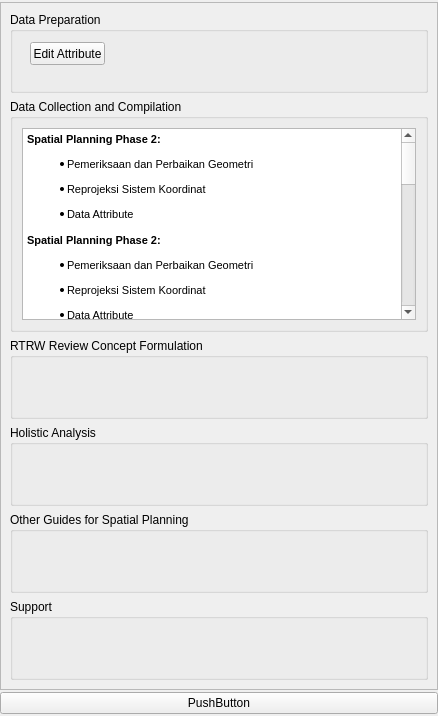
<?xml version="1.0" encoding="UTF-8"?>
<ui version="4.0">
 <class>DockWidget</class>
 <widget class="QDockWidget" name="DockWidget">
  <property name="geometry">
   <rect>
    <x>0</x>
    <y>0</y>
    <width>438</width>
    <height>716</height>
   </rect>
  </property>
  <property name="windowTitle">
   <string>PMaP Tools</string>
  </property>
  <widget class="QWidget" name="dockWidgetContents">
   <property name="minimumSize">
    <size>
     <width>0</width>
     <height>497</height>
    </size>
   </property>
   <property name="contextMenuPolicy">
    <enum>Qt::PreventContextMenu</enum>
   </property>
   <layout class="QVBoxLayout" name="verticalLayout">
    <property name="spacing">
     <number>2</number>
    </property>
    <property name="leftMargin">
     <number>0</number>
    </property>
    <property name="topMargin">
     <number>2</number>
    </property>
    <property name="rightMargin">
     <number>0</number>
    </property>
    <property name="bottomMargin">
     <number>2</number>
    </property>
    <item>
     <widget class="QScrollArea" name="scrollArea">
      <property name="verticalScrollBarPolicy">
       <enum>Qt::ScrollBarAsNeeded</enum>
      </property>
      <property name="widgetResizable">
       <bool>true</bool>
      </property>
      <property name="alignment">
       <set>Qt::AlignLeading|Qt::AlignLeft|Qt::AlignTop</set>
      </property>
      <widget class="QWidget" name="scrollAreaWidgetContents">
       <property name="geometry">
        <rect>
         <x>0</x>
         <y>0</y>
         <width>436</width>
         <height>663</height>
        </rect>
       </property>
       <layout class="QVBoxLayout" name="verticalLayout_2">
        <item>
         <widget class="QgsCollapsibleGroupBox" name="mGroupBox">
          <property name="sizePolicy">
           <sizepolicy hsizetype="Preferred" vsizetype="Expanding">
            <horstretch>0</horstretch>
            <verstretch>0</verstretch>
           </sizepolicy>
          </property>
          <property name="title">
           <string>Data Preparation</string>
          </property>
          <property name="alignment">
           <set>Qt::AlignLeading|Qt::AlignLeft|Qt::AlignTop</set>
          </property>
          <property name="collapsed">
           <bool>false</bool>
          </property>
          <widget class="QPushButton" name="editAttributeButton">
           <property name="geometry">
            <rect>
             <x>20</x>
             <y>30</y>
             <width>75</width>
             <height>23</height>
            </rect>
           </property>
           <property name="text">
            <string>Edit Attribute</string>
           </property>
          </widget>
         </widget>
        </item>
        <item>
         <widget class="QgsCollapsibleGroupBox" name="mGroupBox_2">
          <property name="sizePolicy">
           <sizepolicy hsizetype="Preferred" vsizetype="Expanding">
            <horstretch>0</horstretch>
            <verstretch>0</verstretch>
           </sizepolicy>
          </property>
          <property name="title">
           <string>Data Collection and Compilation</string>
          </property>
          <property name="alignment">
           <set>Qt::AlignLeading|Qt::AlignLeft|Qt::AlignTop</set>
          </property>
          <property name="collapsed">
           <bool>false</bool>
          </property>
          <layout class="QGridLayout" name="gridLayout">
           <item row="0" column="0">
            <widget class="QTextBrowser" name="textBrowser">
             <property name="html">
              <string>&lt;!DOCTYPE HTML PUBLIC &quot;-//W3C//DTD HTML 4.0//EN&quot; &quot;http://www.w3.org/TR/REC-html40/strict.dtd&quot;&gt;
&lt;html&gt;&lt;head&gt;&lt;meta name=&quot;qrichtext&quot; content=&quot;1&quot; /&gt;&lt;style type=&quot;text/css&quot;&gt;
p, li { white-space: pre-wrap; }
&lt;/style&gt;&lt;/head&gt;&lt;body style=&quot; font-family:'MS Shell Dlg 2'; font-size:8.25pt; font-weight:400; font-style:normal;&quot;&gt;
&lt;p style=&quot; margin-top:0px; margin-bottom:0px; margin-left:0px; margin-right:0px; -qt-block-indent:0; text-indent:0px;&quot;&gt;&lt;span style=&quot; font-size:8pt; font-weight:600;&quot;&gt;Spatial Planning Phase 2:&lt;/span&gt;&lt;/p&gt;
&lt;ul style=&quot;margin-top: 0px; margin-bottom: 0px; margin-left: 0px; margin-right: 0px; -qt-list-indent: 1;&quot;&gt;&lt;li style=&quot; font-size:8pt;&quot; style=&quot; margin-top:12px; margin-bottom:0px; margin-left:0px; margin-right:0px; -qt-block-indent:0; text-indent:0px;&quot;&gt;Pemeriksaan dan Perbaikan Geometri&lt;/li&gt;
&lt;li style=&quot; font-size:8pt;&quot; style=&quot; margin-top:12px; margin-bottom:0px; margin-left:0px; margin-right:0px; -qt-block-indent:0; text-indent:0px;&quot;&gt;Reprojeksi Sistem Koordinat&lt;/li&gt;
&lt;li style=&quot; font-size:8pt;&quot; style=&quot; margin-top:12px; margin-bottom:0px; margin-left:0px; margin-right:0px; -qt-block-indent:0; text-indent:0px;&quot;&gt;Data Attribute&lt;/li&gt;&lt;/ul&gt;
&lt;p style=&quot;-qt-paragraph-type:empty; margin-top:0px; margin-bottom:0px; margin-left:0px; margin-right:0px; -qt-block-indent:0; text-indent:0px; font-size:8pt;&quot;&gt;&lt;br /&gt;&lt;/p&gt;
&lt;p style=&quot; margin-top:0px; margin-bottom:0px; margin-left:0px; margin-right:0px; -qt-block-indent:0; text-indent:0px;&quot;&gt;&lt;span style=&quot; font-size:8pt; font-weight:600;&quot;&gt;Spatial Planning Phase 2:&lt;/span&gt;&lt;/p&gt;
&lt;ul style=&quot;margin-top: 0px; margin-bottom: 0px; margin-left: 0px; margin-right: 0px; -qt-list-indent: 1;&quot;&gt;&lt;li style=&quot; font-size:8pt;&quot; style=&quot; margin-top:12px; margin-bottom:0px; margin-left:0px; margin-right:0px; -qt-block-indent:0; text-indent:0px;&quot;&gt;Pemeriksaan dan Perbaikan Geometri&lt;/li&gt;
&lt;li style=&quot; font-size:8pt;&quot; style=&quot; margin-top:12px; margin-bottom:0px; margin-left:0px; margin-right:0px; -qt-block-indent:0; text-indent:0px;&quot;&gt;Reprojeksi Sistem Koordinat&lt;/li&gt;
&lt;li style=&quot; font-size:8pt;&quot; style=&quot; margin-top:12px; margin-bottom:0px; margin-left:0px; margin-right:0px; -qt-block-indent:0; text-indent:0px;&quot;&gt;Data Attribute&lt;/li&gt;&lt;/ul&gt;
&lt;p style=&quot; margin-top:0px; margin-bottom:0px; margin-left:0px; margin-right:0px; -qt-block-indent:0; text-indent:0px;&quot;&gt;&lt;span style=&quot; font-size:8pt; font-weight:600;&quot;&gt;Spatial Planning Phase 2:&lt;/span&gt;&lt;/p&gt;
&lt;ul style=&quot;margin-top: 0px; margin-bottom: 0px; margin-left: 0px; margin-right: 0px; -qt-list-indent: 1;&quot;&gt;&lt;li style=&quot; font-size:8pt;&quot; style=&quot; margin-top:12px; margin-bottom:0px; margin-left:0px; margin-right:0px; -qt-block-indent:0; text-indent:0px;&quot;&gt;Pemeriksaan dan Perbaikan Geometri&lt;/li&gt;
&lt;li style=&quot; font-size:8pt;&quot; style=&quot; margin-top:12px; margin-bottom:0px; margin-left:0px; margin-right:0px; -qt-block-indent:0; text-indent:0px;&quot;&gt;Reprojeksi Sistem Koordinat&lt;/li&gt;
&lt;li style=&quot; font-size:8pt;&quot; style=&quot; margin-top:12px; margin-bottom:0px; margin-left:0px; margin-right:0px; -qt-block-indent:0; text-indent:0px;&quot;&gt;Data Attribute&lt;/li&gt;&lt;/ul&gt;
&lt;p style=&quot; margin-top:0px; margin-bottom:0px; margin-left:0px; margin-right:0px; -qt-block-indent:0; text-indent:0px;&quot;&gt;&lt;span style=&quot; font-size:8pt; font-weight:600;&quot;&gt;Spatial Planning Phase 2:&lt;/span&gt;&lt;/p&gt;
&lt;ul style=&quot;margin-top: 0px; margin-bottom: 0px; margin-left: 0px; margin-right: 0px; -qt-list-indent: 1;&quot;&gt;&lt;li style=&quot; font-size:8pt;&quot; style=&quot; margin-top:12px; margin-bottom:0px; margin-left:0px; margin-right:0px; -qt-block-indent:0; text-indent:0px;&quot;&gt;Pemeriksaan dan Perbaikan Geometri&lt;/li&gt;
&lt;li style=&quot; font-size:8pt;&quot; style=&quot; margin-top:12px; margin-bottom:0px; margin-left:0px; margin-right:0px; -qt-block-indent:0; text-indent:0px;&quot;&gt;Reprojeksi Sistem Koordinat&lt;/li&gt;
&lt;li style=&quot; font-size:8pt;&quot; style=&quot; margin-top:12px; margin-bottom:0px; margin-left:0px; margin-right:0px; -qt-block-indent:0; text-indent:0px;&quot;&gt;Data Attribute&lt;/li&gt;&lt;/ul&gt;
&lt;p style=&quot; margin-top:0px; margin-bottom:0px; margin-left:0px; margin-right:0px; -qt-block-indent:0; text-indent:0px;&quot;&gt;&lt;span style=&quot; font-size:8pt; font-weight:600;&quot;&gt;Spatial Planning Phase 2:&lt;/span&gt;&lt;/p&gt;
&lt;ul style=&quot;margin-top: 0px; margin-bottom: 0px; margin-left: 0px; margin-right: 0px; -qt-list-indent: 1;&quot;&gt;&lt;li style=&quot; font-size:8pt;&quot; style=&quot; margin-top:12px; margin-bottom:0px; margin-left:0px; margin-right:0px; -qt-block-indent:0; text-indent:0px;&quot;&gt;Pemeriksaan dan Perbaikan Geometri&lt;/li&gt;
&lt;li style=&quot; font-size:8pt;&quot; style=&quot; margin-top:12px; margin-bottom:0px; margin-left:0px; margin-right:0px; -qt-block-indent:0; text-indent:0px;&quot;&gt;Reprojeksi Sistem Koordinat&lt;/li&gt;
&lt;li style=&quot; font-size:8pt;&quot; style=&quot; margin-top:12px; margin-bottom:0px; margin-left:0px; margin-right:0px; -qt-block-indent:0; text-indent:0px;&quot;&gt;Data Attribute&lt;/li&gt;&lt;/ul&gt;
&lt;p style=&quot; margin-top:0px; margin-bottom:0px; margin-left:0px; margin-right:0px; -qt-block-indent:0; text-indent:0px;&quot;&gt;&lt;span style=&quot; font-size:8pt; font-weight:600;&quot;&gt;Spatial Planning Phase 2:&lt;/span&gt;&lt;/p&gt;
&lt;ul style=&quot;margin-top: 0px; margin-bottom: 0px; margin-left: 0px; margin-right: 0px; -qt-list-indent: 1;&quot;&gt;&lt;li style=&quot; font-size:8pt;&quot; style=&quot; margin-top:12px; margin-bottom:0px; margin-left:0px; margin-right:0px; -qt-block-indent:0; text-indent:0px;&quot;&gt;Pemeriksaan dan Perbaikan Geometri&lt;/li&gt;
&lt;li style=&quot; font-size:8pt;&quot; style=&quot; margin-top:12px; margin-bottom:0px; margin-left:0px; margin-right:0px; -qt-block-indent:0; text-indent:0px;&quot;&gt;Reprojeksi Sistem Koordinat&lt;/li&gt;
&lt;li style=&quot; font-size:8pt;&quot; style=&quot; margin-top:12px; margin-bottom:0px; margin-left:0px; margin-right:0px; -qt-block-indent:0; text-indent:0px;&quot;&gt;Data Attribute&lt;/li&gt;&lt;/ul&gt;
&lt;p style=&quot; margin-top:0px; margin-bottom:0px; margin-left:0px; margin-right:0px; -qt-block-indent:0; text-indent:0px;&quot;&gt;&lt;span style=&quot; font-size:8pt; font-weight:600;&quot;&gt;Spatial Planning Phase 2:&lt;/span&gt;&lt;/p&gt;
&lt;ul style=&quot;margin-top: 0px; margin-bottom: 0px; margin-left: 0px; margin-right: 0px; -qt-list-indent: 1;&quot;&gt;&lt;li style=&quot; font-size:8pt;&quot; style=&quot; margin-top:12px; margin-bottom:0px; margin-left:0px; margin-right:0px; -qt-block-indent:0; text-indent:0px;&quot;&gt;Pemeriksaan dan Perbaikan Geometri&lt;/li&gt;
&lt;li style=&quot; font-size:8pt;&quot; style=&quot; margin-top:12px; margin-bottom:0px; margin-left:0px; margin-right:0px; -qt-block-indent:0; text-indent:0px;&quot;&gt;Reprojeksi Sistem Koordinat&lt;/li&gt;
&lt;li style=&quot; font-size:8pt;&quot; style=&quot; margin-top:12px; margin-bottom:0px; margin-left:0px; margin-right:0px; -qt-block-indent:0; text-indent:0px;&quot;&gt;Data Attribute&lt;/li&gt;&lt;/ul&gt;
&lt;p style=&quot; margin-top:0px; margin-bottom:0px; margin-left:0px; margin-right:0px; -qt-block-indent:0; text-indent:0px;&quot;&gt;&lt;span style=&quot; font-size:8pt; font-weight:600;&quot;&gt;Spatial Planning Phase 2:&lt;/span&gt;&lt;/p&gt;
&lt;ul style=&quot;margin-top: 0px; margin-bottom: 0px; margin-left: 0px; margin-right: 0px; -qt-list-indent: 1;&quot;&gt;&lt;li style=&quot; font-size:8pt;&quot; style=&quot; margin-top:12px; margin-bottom:0px; margin-left:0px; margin-right:0px; -qt-block-indent:0; text-indent:0px;&quot;&gt;Pemeriksaan dan Perbaikan Geometri&lt;/li&gt;
&lt;li style=&quot; font-size:8pt;&quot; style=&quot; margin-top:12px; margin-bottom:0px; margin-left:0px; margin-right:0px; -qt-block-indent:0; text-indent:0px;&quot;&gt;Reprojeksi Sistem Koordinat&lt;/li&gt;
&lt;li style=&quot; font-size:8pt;&quot; style=&quot; margin-top:12px; margin-bottom:0px; margin-left:0px; margin-right:0px; -qt-block-indent:0; text-indent:0px;&quot;&gt;Data Attribute&lt;/li&gt;&lt;/ul&gt;
&lt;p style=&quot;-qt-paragraph-type:empty; margin-top:0px; margin-bottom:0px; margin-left:0px; margin-right:0px; -qt-block-indent:0; text-indent:0px; font-size:8pt;&quot;&gt;&lt;br /&gt;&lt;/p&gt;&lt;/body&gt;&lt;/html&gt;</string>
             </property>
            </widget>
           </item>
          </layout>
         </widget>
        </item>
        <item>
         <widget class="QgsCollapsibleGroupBox" name="mGroupBox_4">
          <property name="sizePolicy">
           <sizepolicy hsizetype="Preferred" vsizetype="Expanding">
            <horstretch>0</horstretch>
            <verstretch>0</verstretch>
           </sizepolicy>
          </property>
          <property name="title">
           <string>RTRW Review Concept Formulation</string>
          </property>
          <property name="alignment">
           <set>Qt::AlignLeading|Qt::AlignLeft|Qt::AlignTop</set>
          </property>
          <property name="collapsed">
           <bool>false</bool>
          </property>
         </widget>
        </item>
        <item>
         <widget class="QgsCollapsibleGroupBox" name="mGroupBox_3">
          <property name="sizePolicy">
           <sizepolicy hsizetype="Preferred" vsizetype="Expanding">
            <horstretch>0</horstretch>
            <verstretch>0</verstretch>
           </sizepolicy>
          </property>
          <property name="title">
           <string>Holistic Analysis</string>
          </property>
          <property name="alignment">
           <set>Qt::AlignLeading|Qt::AlignLeft|Qt::AlignTop</set>
          </property>
         </widget>
        </item>
        <item>
         <widget class="QgsCollapsibleGroupBox" name="mGroupBox_5">
          <property name="sizePolicy">
           <sizepolicy hsizetype="Preferred" vsizetype="Expanding">
            <horstretch>0</horstretch>
            <verstretch>0</verstretch>
           </sizepolicy>
          </property>
          <property name="title">
           <string>Other Guides for Spatial Planning</string>
          </property>
          <property name="alignment">
           <set>Qt::AlignLeading|Qt::AlignLeft|Qt::AlignTop</set>
          </property>
          <property name="collapsed">
           <bool>false</bool>
          </property>
         </widget>
        </item>
        <item>
         <widget class="QgsCollapsibleGroupBox" name="mGroupBox_6">
          <property name="sizePolicy">
           <sizepolicy hsizetype="Preferred" vsizetype="Expanding">
            <horstretch>0</horstretch>
            <verstretch>0</verstretch>
           </sizepolicy>
          </property>
          <property name="title">
           <string>Support</string>
          </property>
          <property name="alignment">
           <set>Qt::AlignLeading|Qt::AlignLeft|Qt::AlignTop</set>
          </property>
          <property name="collapsed">
           <bool>false</bool>
          </property>
         </widget>
        </item>
       </layout>
      </widget>
     </widget>
    </item>
    <item>
     <widget class="QPushButton" name="showAboutButton">
      <property name="text">
       <string>PushButton</string>
      </property>
     </widget>
    </item>
   </layout>
  </widget>
 </widget>
 <customwidgets>
  <customwidget>
   <class>QgsCollapsibleGroupBox</class>
   <extends>QGroupBox</extends>
   <header>qgis.gui</header>
   <container>1</container>
  </customwidget>
 </customwidgets>
 <resources/>
 <connections/>
</ui>
